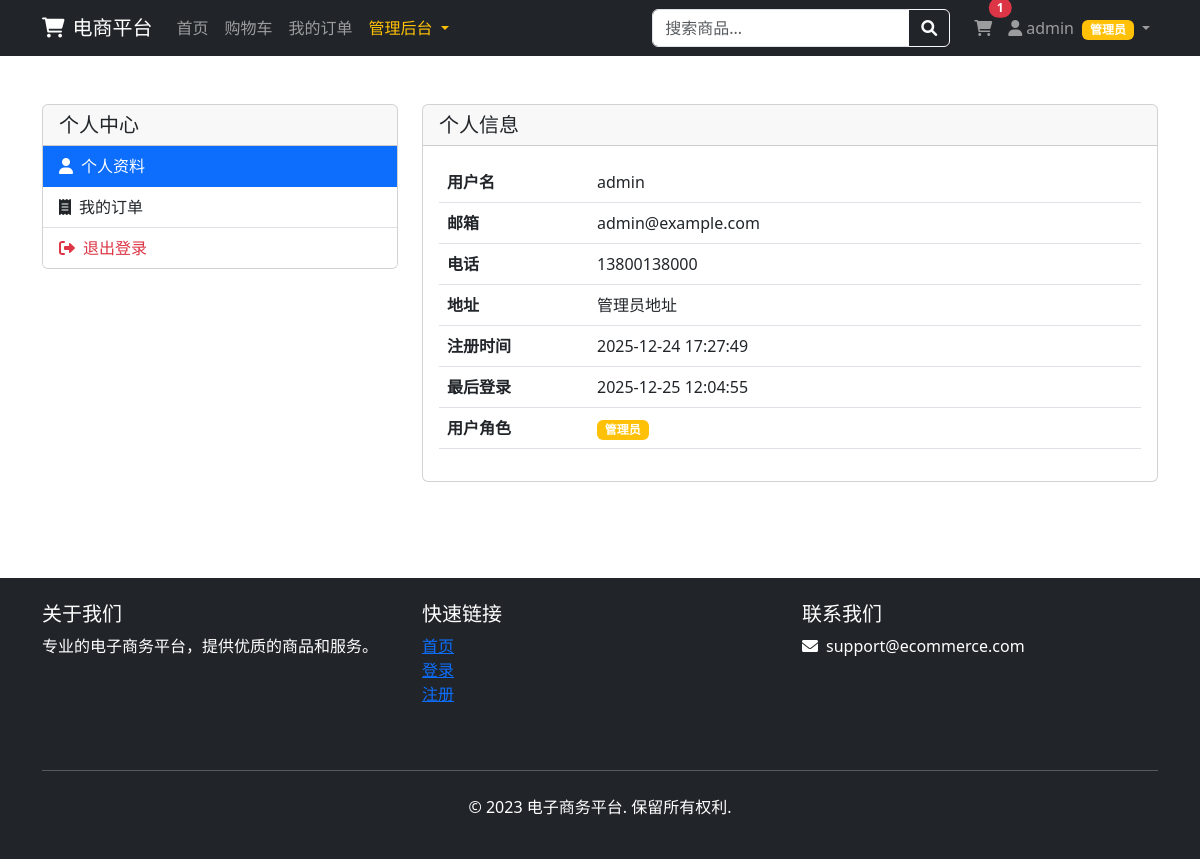
Page /auth/profile (signed in) on the committed database.
### app/models.py (models this page shows, shortened)
class User(UserMixin, db.Model):
    __tablename__ = 'users'
    id = db.Column(db.Integer, primary_key=True)
    username = db.Column(db.String(64), unique=True, nullable=False, index=True)
    email = db.Column(db.String(120), unique=True, nullable=False, index=True)
    password_hash = db.Column(db.String(256), nullable=False)
    is_admin = db.Column(db.Boolean, default=False)
    is_active = db.Column(db.Boolean, default=True)
    created_at = db.Column(db.DateTime, default=datetime.utcnow)
    last_login = db.Column(db.DateTime)
    phone = db.Column(db.String(20))
    address = db.Column(db.Text)
    avatar = db.Column(db.String(200), default='default_avatar.png')
    carts = db.relationship('Cart', backref='user', lazy='dynamic')
    orders = db.relationship('Order', backref='user', lazy='dynamic')
    reviews = db.relationship('Review', backref='user', lazy='dynamic')
    logs = db.relationship('UserLog', backref='user', lazy='dynamic')

### app/auth/routes.py (the view)
@auth.route('/profile')
@login_required
def profile():
    return render_template('profile.html')

### app/context_processors.py (called while the page is built)
def inject_now():
    return {'now': datetime.utcnow()}

def inject_categories():
    try:
        categories = Category.query.order_by(Category.name).all()
        return {'categories': categories}
    except:
        return {'categories': []}

def inject_cart_info():
    from flask_login import current_user
    cart_items_count = 0
    cart_total_amount = 0
    if current_user.is_authenticated:
        try:
            cart = Cart.query.filter_by(user_id=current_user.id).first()
            if cart:
                cart_items_count = cart.total_quantity
                cart_total_amount = float(cart.total_price)
        except:
            pass
    return {
        'cart_items_count': cart_items_count,
        'cart_total_amount': cart_total_amount
    }

### app/models.py (called while the page is built)
@login_manager.user_loader
def load_user(user_id):
    return User.query.get(int(user_id))

    @property
    def total_price(self):
        return sum(item.subtotal for item in self.items)

    @property
    def total_quantity(self):
        return sum(item.quantity for item in self.items)

    @property
    def subtotal(self):
        return self.price * self.quantity

### app/templates/profile.html (shortened to what this page needs)
{% extends "base.html" %}
{% block content %}
<div class="container py-5">
    <div class="row">
        <div class="col-md-4">
            <div class="card">
                <div class="card-header">
                    <h5 class="mb-0">个人中心</h5>
                </div>
                <div class="list-group list-group-flush">
                    <a href="{{ url_for('auth.profile') }}" class="list-group-item list-group-item-action active">
                        <i class="fas fa-user me-2"></i>个人资料
                    </a>
                    <a href="{{ url_for('order.order_list') }}" class="list-group-item list-group-item-action">
                        <i class="fas fa-receipt me-2"></i>我的订单
                    </a>
                    <a href="{{ url_for('auth.logout') }}" class="list-group-item list-group-item-action text-danger">
                        <i class="fas fa-sign-out-alt me-2"></i>退出登录
                    </a>
                </div>
            </div>
        </div>
        <div class="col-md-8">
            <div class="card">
                <div class="card-header">
                    <h5 class="mb-0">个人信息</h5>
                </div>
                <div class="card-body">
                    <table class="table">
                        <tr>
                            <th style="width: 150px;">用户名</th>
                            <td>{{ current_user.username }}</td>
                        </tr>
                        <tr>
                            <th>邮箱</th>
                            <td>{{ current_user.email }}</td>
                        </tr>
                        <tr>
                            <th>电话</th>
                            <td>{{ current_user.phone or '未设置' }}</td>
                        </tr>
                        <tr>
                            <th>地址</th>
                            <td>{{ current_user.address or '未设置' }}</td>
                        </tr>
                        <tr>
                            <th>注册时间</th>
                            <td>{{ current_user.created_at.strftime('%Y-%m-%d %H:%M:%S') }}</td>
                        </tr>
                        <tr>
                            <th>最后登录</th>
                            <td>
                                {% if current_user.last_login %}
                                    {{ current_user.last_login.strftime('%Y-%m-%d %H:%M:%S') }}
                                {% else %}
                                    从未登录
                                {% endif %}
                            </td>
                        </tr>
                        <tr>
                            <th>用户角色</th>
                            <td>
                                {% if current_user.is_admin %}
                                    <span class="badge bg-warning">管理员</span>
                                {% else %}
                                    <span class="badge bg-secondary">普通用户</span>
                                {% endif %}
                            </td>
                        </tr>
                    </table>
                </div>
            </div>
        </div>
    </div>
</div>
{% endblock %}

### app/templates/base.html (shortened to what this page needs)
<!DOCTYPE html>
<html lang="zh-CN">
<head>
    <link href="https://cdn.jsdelivr.net/npm/bootstrap@5.3.0/dist/css/bootstrap.min.css" rel="stylesheet">
    <link href="https://cdnjs.cloudflare.com/ajax/libs/font-awesome/6.0.0/css/all.min.css" rel="stylesheet">
    <link href="{{ url_for('static', filename='css/style.css') }}" rel="stylesheet">
</head>
<body>
    <nav class="navbar navbar-expand-lg navbar-dark bg-dark sticky-top">
        <div class="container">
            <a class="navbar-brand" href="{{ url_for('main.index') }}">
                <i class="fas fa-shopping-cart me-2"></i>电商平台
            </a>
            <div class="collapse navbar-collapse" id="navbarNav">
                <ul class="navbar-nav me-auto">
                    <li class="nav-item">
                        <a class="nav-link {% if request.endpoint == 'main.index' %}active{% endif %}"
                           href="{{ url_for('main.index') }}">
                            首页
                        </a>
                    </li>
                    {% if current_user.is_authenticated %}
                    <li class="nav-item">
                        <a class="nav-link {% if request.endpoint == 'cart.view_cart' %}active{% endif %}"
                           href="{{ url_for('cart.view_cart') }}">
                            购物车
                        </a>
                    </li>
                    <li class="nav-item">
                        <a class="nav-link {% if request.endpoint == 'order.order_list' %}active{% endif %}"
                           href="{{ url_for('order.order_list') }}">
                            我的订单
                        </a>
                    </li>
                    {% endif %}
                    {% if current_user.is_authenticated and current_user.is_admin %}
                    <li class="nav-item dropdown">
                        <a class="nav-link dropdown-toggle text-warning" href="#" role="button" data-bs-toggle="dropdown">
                            管理后台
                        </a>
                    </li>
                    {% endif %}
                </ul>
                <form class="d-flex me-3" action="{{ url_for('main.search') }}" method="get">
                    <div class="input-group">
                        <input type="text" class="form-control" name="q"
                               placeholder="搜索商品..." value="{{ request.args.get('q', '') }}">
                        <button class="btn btn-outline-light" type="submit">
                            <i class="fas fa-search"></i>
                        </button>
                    </div>
                </form>
                <ul class="navbar-nav">
                    {% if current_user.is_authenticated %}
                    <li class="nav-item">
                        <a class="nav-link position-relative" href="{{ url_for('cart.view_cart') }}">
                            <i class="fas fa-shopping-cart"></i>
                            <span id="cart-badge" class="position-absolute top-0 start-100 translate-middle badge rounded-pill bg-danger">
                                {{ cart_items_count|default(0) }}
                            </span>
                        </a>
                    </li>
                    {% endif %}
                    {% if current_user.is_authenticated %}
                    <li class="nav-item dropdown">
                        <a class="nav-link dropdown-toggle" href="#" role="button" data-bs-toggle="dropdown">
                            <i class="fas fa-user me-1"></i>{{ current_user.username }}
                            {% if current_user.is_admin %}
                            <span class="badge bg-warning ms-1">管理员</span>
                            {% endif %}
                        </a>
                    </li>
                    {% endif %}
                </ul>
            </div>
        </div>
    </nav>
    <main>
        {% block content %}{% endblock %}
    </main>
    <footer class="footer bg-dark text-white py-4 mt-5">
        <div class="container">
            <div class="row">
                <div class="col-md-4 mb-4">
                    <h5>关于我们</h5>
                    <p>专业的电子商务平台，提供优质的商品和服务。</p>
                </div>
                <div class="col-md-4 mb-4">
                    <h5>快速链接</h5>
                    <ul class="list-unstyled">
                        <li><a href="{{ url_for('main.index') }}">首页</a></li>
                        <li><a href="{{ url_for('auth.login') }}">登录</a></li>
                        <li><a href="{{ url_for('auth.register') }}">注册</a></li>
                    </ul>
                </div>
                <div class="col-md-4 mb-4">
                    <h5>联系我们</h5>
                    <p><i class="fas fa-envelope me-2"></i>support@ecommerce.com</p>
                </div>
            </div>
            <hr class="my-4">
            <div class="text-center">
                <p>&copy; 2023 电子商务平台. 保留所有权利.</p>
            </div>
        </div>
    </footer>
</body>
</html>

### rows in the picture
User: username "admin", email "admin@example.com", phone "13800138000", address "管理员地址", created_at "2025-12-24 17:27:49", last_login "2025-12-25 12:04:55"

### other values in the picture
{{ cart_items_count|default(0) }} "1"
